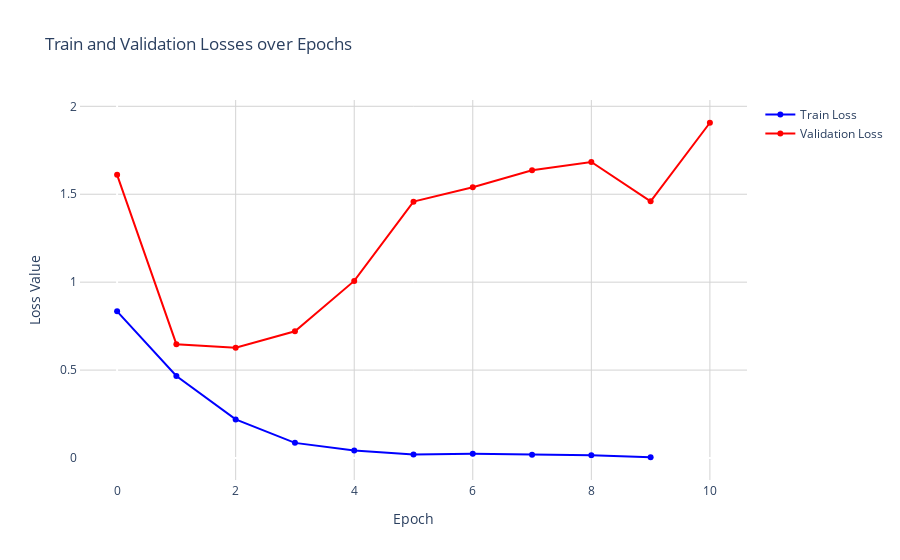

The notebook cell this image was saved under:
### Code cell
# Losses Graph
loss_fig = go.Figure()

# Plotting Train and Validation Loss
loss_fig.add_trace(go.Scatter(y=train_losses, mode='lines+markers', name='Train Loss', line=dict(width=2, color='blue')))
loss_fig.add_trace(go.Scatter(y=val_losses, mode='lines+markers', name='Validation Loss', line=dict(width=2, color='red')))

# Styling and Layout options for Losses Graph
loss_fig.update_layout(
    title='Train and Validation Losses over Epochs',
    xaxis_title='Epoch',
    yaxis_title='Loss Value',
    xaxis=dict(showline=True, showgrid=True, gridcolor='lightgray'),
    yaxis=dict(showline=True, showgrid=True, gridcolor='lightgray'),
    plot_bgcolor='white',
    paper_bgcolor='white'
)

loss_fig.show()

### Figure 1 — Plotly figure (JSON) as saved in the notebook; plotly's stock layout.template omitted (floating-point values rounded to 4 significant figures)
{"data": [{"line": {"color": "blue", "width": 2}, "mode": "lines+markers", "name": "Train Loss", "type": "scatter", "y": [0.8341, 0.4666, 0.2197, 0.08619, 0.04242, 0.0207, 0.02372, 0.01852, 0.01526, 0.004435]}, {"line": {"color": "red", "width": 2}, "mode": "lines+markers", "name": "Validation Loss", "type": "scatter", "y": [1.61, 0.6473, 0.6272, 0.7206, 1.007, 1.458, 1.539, 1.637, 1.684, 1.46, 1.907]}], "layout": {"paper_bgcolor": "white", "plot_bgcolor": "white", "title": {"text": "Train and Validation Losses over Epochs"}, "xaxis": {"gridcolor": "lightgray", "showgrid": true, "showline": true, "title": {"text": "Epoch"}}, "yaxis": {"gridcolor": "lightgray", "showgrid": true, "showline": true, "title": {"text": "Loss Value"}}}}
